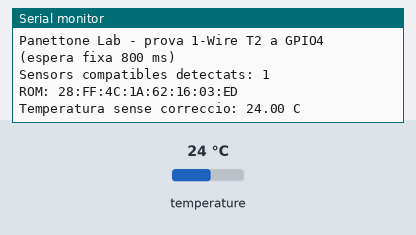
Simulated run of this sketch. Board: Arduino Uno, built with avr-gcc and run on an emulated ATmega328P. Shown: the last lines printed to the serial monitor. Inputs (shaded band) come from the test bench; at power-on: temperature 24 °C.

Above: at 3.2 s.
3.3 s: temperature set to 12 °C
At 5.3 s:
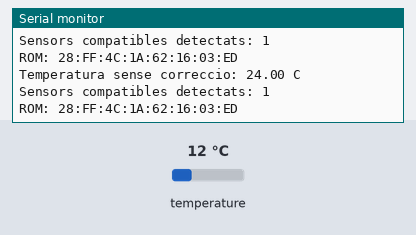
7.1 s: temperature set to 19 °C
At 9.1 s:
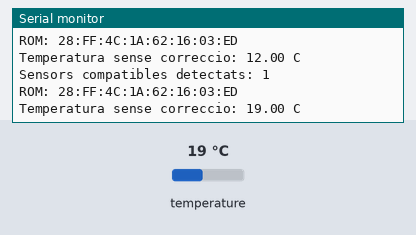
Timing chart, 0 to 10.6 s (numbered marks = the images above; inputs shaded):
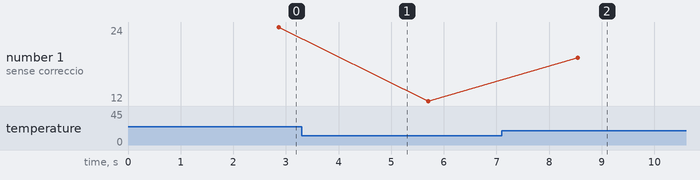

The sketch:

ProbeTest.ino
```cpp
/* Panettone Lab: prova USB de la sonda 1-Wire, sense Wi-Fi.
 * DQ blanc -> GPIO4; GND marro -> GND; VDD verd -> 3V3.
 * Pull-up de 4,7 kohm entre GPIO4 i 3V3.
 * Dependencies: OneWire (Paul Stoffregen), DallasTemperature.
 */
#include <OneWire.h>
#include <DallasTemperature.h>
#include <math.h>

constexpr uint8_t ONE_WIRE_PIN = 4;
OneWire oneWire(ONE_WIRE_PIN);
DallasTemperature sensors(&oneWire);

void setup() {
  Serial.begin(115200);
  delay(2000);
  sensors.begin();
  Serial.println("\nPanettone Lab - prova 1-Wire T2 a GPIO4 (espera fixa 800 ms)");
}

void loop() {
  // Tornem a explorar per detectar desconnexions i reconnexions.
  sensors.begin();
  const int count = sensors.getDeviceCount();
  Serial.print("Sensors compatibles detectats: ");
  Serial.println(count);
  if (count != 1) {
    Serial.println(count == 0
      ? "ERROR: cap sensor. Revisa fils, pull-up i alimentacio."
      : "ERROR: connecta nomes una sonda per a aquesta prova.");
    delay(2000);
    return;
  }

  DeviceAddress address;
  if (!sensors.getAddress(address, 0) ||
      OneWire::crc8(address, 7) != address[7]) {
    Serial.println("ERROR: adreca 1-Wire invalida.");
    delay(2000);
    return;
  }

  Serial.print("ROM: ");
  for (uint8_t i = 0; i < 8; ++i) {
    if (address[i] < 16) Serial.print('0');
    Serial.print(address[i], HEX);
    if (i < 7) Serial.print(':');
  }
  Serial.println();
  if (address[0] != 0x28) {
    Serial.println("ERROR: familia diferent de DS18B20 (0x28). Cal identificar-la.");
    delay(2000);
    return;
  }

  sensors.setResolution(address, 12);
  // Prova diagnostica: no confiem en el polling del bit de final de conversio.
  // Esperem 800 ms complets abans de llegir, tambe amb resolucio de 12 bits.
  sensors.setWaitForConversion(false);
  sensors.requestTemperatures();
  delay(800);
  const float temperature = sensors.getTempC(address);
  if (!isfinite(temperature) || temperature == DEVICE_DISCONNECTED_C ||
      temperature < -55.0f || temperature > 125.0f) {
    Serial.println("ERROR: lectura invalida o sonda desconnectada.");
  } else if (temperature == 85.0f) {
    Serial.println("AVIS: 85 C exactes; possible valor d'arrencada. Revisa abans d'acceptar.");
  } else {
    Serial.print("Temperatura sense correccio: ");
    Serial.print(temperature, 2);
    Serial.println(" C");
  }
  delay(2000);
}
```

Measured:
- after the input at 7.1 s, the serial monitor: prints a new line after 1.4 s (image 2)
- plotted number 1: 24 → 12 after the input at 3.3 s, 12 → 19 after the input at 7.1 s
